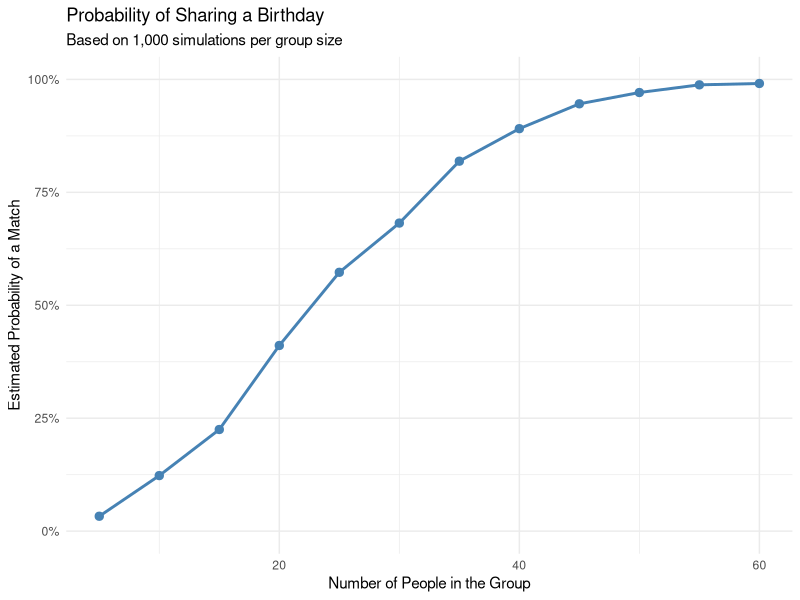

This chart was generated by the following R code:
## ---- chunk 1
library(tidyverse)
## ---- chunk 2
birthday_sim <- function(n_people) {
  birthdays <- sample(1:365, size = n_people, replace = TRUE)

  if (any(duplicated(birthdays))) {
    return(1)
  } else {
    return(0)
  }
}
## ---- chunk 3
set.seed(123)

group_sizes <- seq(5, 60, by = 5)

results <- tibble(
  group_size = group_sizes,
  probability = map_dbl(group_sizes, function(n) {
    simulations <- map_int(1:1000, function(x) {
      birthday_sim(n)
    })
    mean(simulations)
  })
)

results
## ---- chunk 4
ggplot(results, aes(x = group_size, y = probability)) +
  geom_line(color = "steelblue", linewidth = 1) +
  geom_point(color = "steelblue", size = 2.5) +
  labs(
    title = "Probability of Sharing a Birthday",
    subtitle = "Based on 1,000 simulations per group size",
    x = "Number of People in the Group",
    y = "Estimated Probability of a Match"
  ) +
  scale_y_continuous(
    labels = scales::percent,
    limits = c(0, 1)
  ) +
  theme_minimal()
